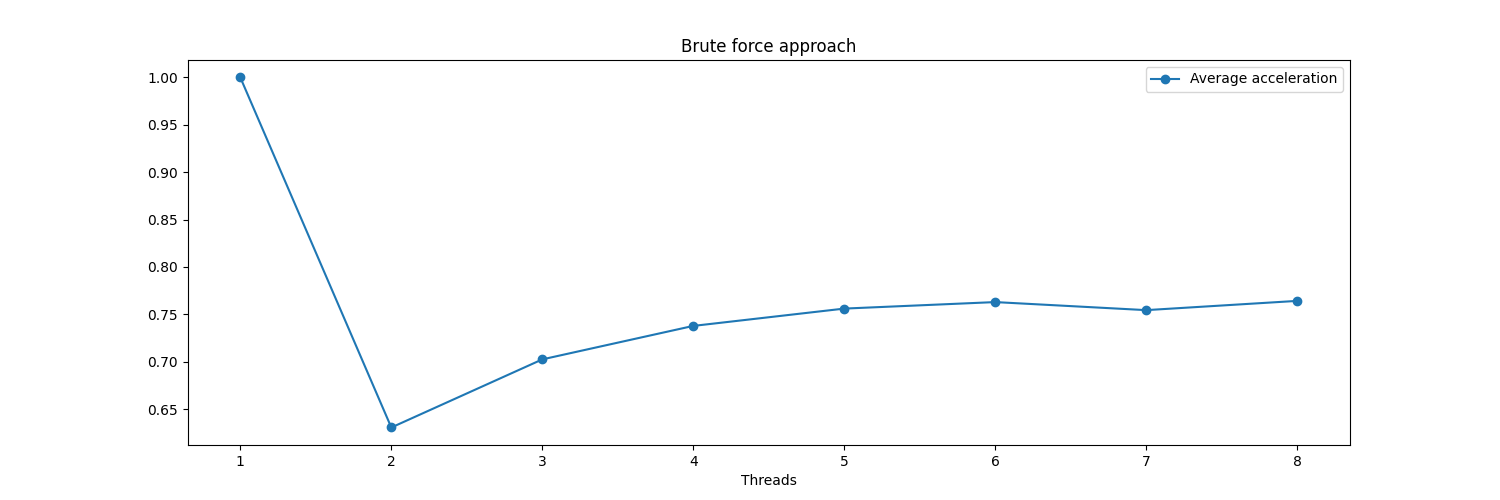

The Python source for this figure:
import numpy as np
import multiprocessing as mp
import time
import matplotlib.pyplot as plt
from utils import test_files_generator


TEST_DIR_PATH = './partial_tests'


def bitfield(n, size):
    result = np.array([int(digit) for digit in bin(n)[2:]])
    return np.pad(result, (size - len(result), 0), constant_values=0)


def knapsack(items, capacity, bin_numbers):
    weights = np.array([x[0] for x in items])
    prices = np.array([x[1] for x in items])

    max_price = 0
    max_seq = None
    for i in range(len(bin_numbers)):
        selected_items = bin_numbers[i]
        cur_weight = np.sum(np.multiply(weights, selected_items))
        cur_price = np.sum(np.multiply(prices, selected_items))

        if cur_weight <= capacity and cur_price >= max_price:
            max_price = cur_price
            max_seq = selected_items

    return max_price, max_seq


def task(args):
    pid, num_threads, data, capacity = args
    size = data.shape[0]
    total = 2 ** size
    task_size = total // num_threads
    start = task_size * pid
    count = task_size if (pid != (num_threads - 1)) else task_size + total % num_threads
    bin_numbers = [bitfield(i, size) for i in range(start, start + count)]
    price, seq = knapsack(data, capacity, bin_numbers)

    return price, seq


def main(num_threads):
    files_gen = test_files_generator(TEST_DIR_PATH)
    start = time.time()
    for name, test, answer in files_gen:
        capacity = np.sum(test[:, 0]) / 2

        with mp.Pool(num_threads) as p:
            res = p.map(task, [(i, num_threads, test, capacity) for i in
                               range(num_threads)])

            res = sorted(res, key=lambda x: x[0], reverse=True)
            print(f'Test file: {name}, result: {all(answer == res[0][1])}')

    finish = time.time() - start
    print(f'---------Threads: {num_threads}, time: {finish}---------')
    return finish


if __name__ == '__main__':
    threads = [t for t in range(1, 9)]
    times = []

    for t in threads:
        times.append(main(t))

    times = np.array(times) / times[0]
    fig = plt.figure(figsize=(15, 5))
    ax = fig.add_subplot(111)
    ax.plot(threads, times, '-o', label='Average acceleration')
    ax.set_title('Brute force approach')
    ax.set_xlabel('Threads')
    ax.legend()
    fig.savefig('./brute_force.png')
